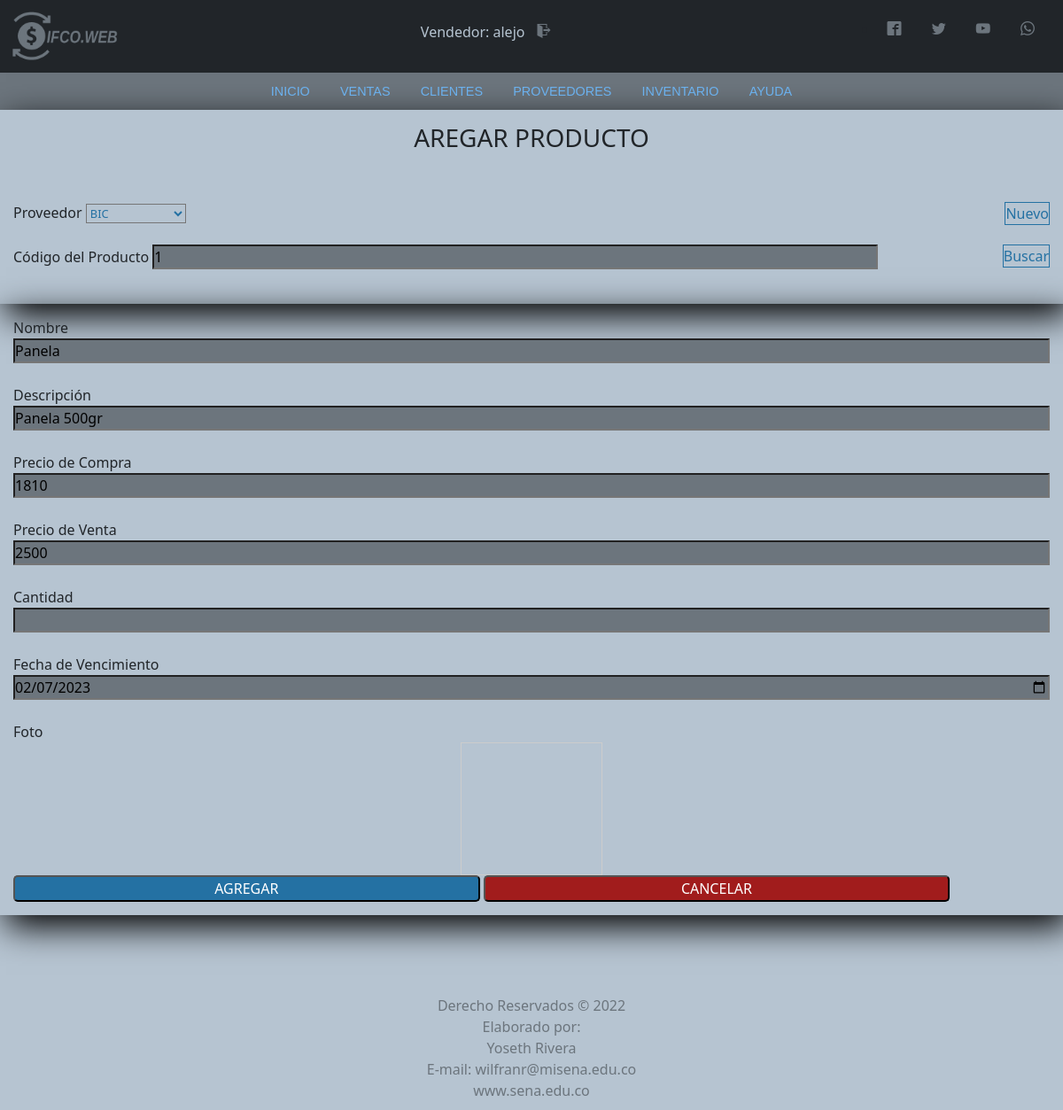
Page /Vista/html/new_product.php?consultar_producto=1 (signed in) on the earlier database version.
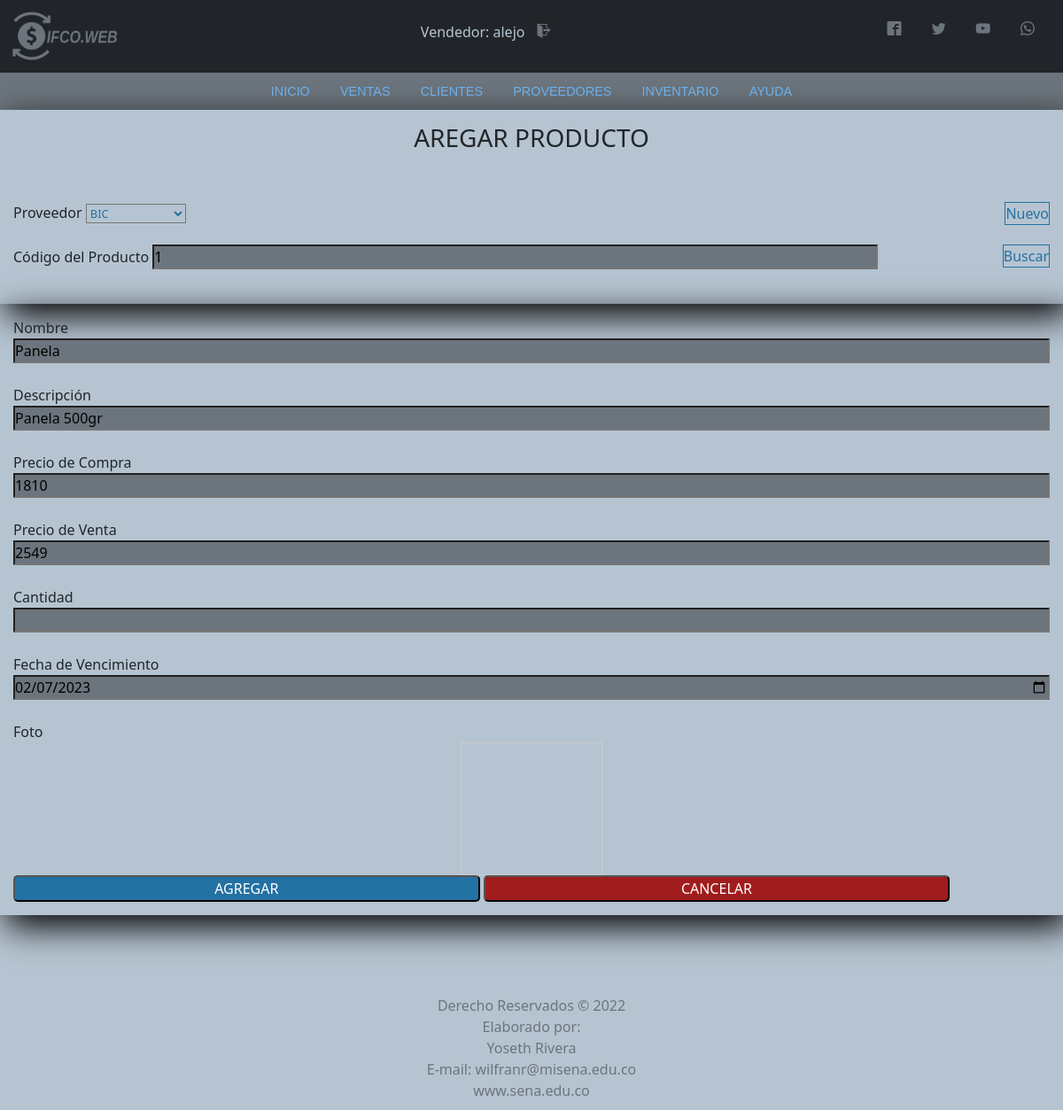
Same page on the later database version.
### tables this page shows
CREATE TABLE `producto` (
  `codproducto` int(11) NOT NULL,
  `nombre` varchar(50) DEFAULT NULL,
  `descripcion` varchar(100) DEFAULT NULL,
  `proveedor` int(11) DEFAULT NULL,
  `costo` decimal(11,0) DEFAULT NULL,
  `precio` decimal(11,0) DEFAULT NULL,
  `cantidad` int(11) DEFAULT NULL,
  `date_add` datetime NOT NULL DEFAULT current_timestamp(),
  `fechaVencimiento` date NOT NULL,
  `usuario_id` int(11) NOT NULL,
  `estatus` int(11) NOT NULL DEFAULT 1,
  `foto` text DEFAULT NULL
);

### Vista/html/new_product.php (the view, shortened to what this page needs)
<?php
include '../../includes/header.php';
include '../../includes/nav.php';
include '../../includes/script.php';
if ($_SESSION['rol'] == 'Administrador' || $_SESSION['rol'] == 'Vendedor') {
?>
    <!DOCTYPE html>
    <html lang="es">
    <head>
    </head>
    <body>
        <form class="form-venta" enctype="multipart/form-data" method="post">
            <div class="form-title">
                <h3>AREGAR PRODUCTO</h3><br><br>
            </div>
            <label for="proveedor">Proveedor</label>
            <?php
            $query_proveedor = mysqli_query($conexion, "SELECT codproveedor, proveedor FROM proveedor ORDER BY proveedor");
            $result_proveedor = mysqli_num_rows($query_proveedor);
            ?>
            <select name="proveedor" name="proveedor" id="proveedor" class="tipo-option">
                <?php
                if ($result_proveedor > 0) {
                    while ($proveedor = mysqli_fetch_array($query_proveedor)) {
                ?>
                        <option value="<?php echo $proveedor['codproveedor']; ?>"><?php echo $proveedor['proveedor']; ?></option>
                <?php
                    }
                } ?>
            </select>
            <a href="new_proveedor.php"> <input class="btn-form" type="button" value="Nuevo"> </a> <br><br>
            <label for="cod_art">Código del Producto</label>
            <input class="control3" value="<?php echo ($_GET['consultar_producto']); ?>" name="consultar_producto" type="number">
            <input type="submit" value="Buscar" class="btn-form"> <br><br>
        </form>
        <?php
        if (!empty($_GET['consultar_producto'])) {
            $consultar_producto = ($_GET['consultar_producto']);
            $query = "SELECT * FROM producto WHERE codproducto = '" . $consultar_producto . "'";
            $result_producto = $conexion->query($query) or die("Error al consultar: " . mysqli_error($conexion));
            $rows = mysqli_num_rows($result_producto);
            if ($rows > 0) {
                $sentence = "SELECT * FROM producto WHERE codproducto = '" . $consultar_producto . "'";
                $result = $conexion->query($sentence) or die("Error al consultar: " . mysqli_error($conexion));
                while ($rows = $result->fetch_array()) { ?>
                    <form class="form-venta" enctype="multipart/form-data" method="POST" action="../../Controlador/update_product.php">
                        <label for="nombre">Nombre</label>
                        <input class="control2" name="nombre" type="text" value="<?php echo $rows['nombre']; ?>"><br>
                        <label for="descripccion">Descripción</label>
                        <input class="control2" name="descripcion" type="text" value="<?php echo $rows['descripcion']; ?>"><br>
                        <label for="precio_compra">Precio de Compra</label>
                        <input class="control2" name="costo" type="text" value="<?php echo $rows['costo']; ?>"><br>
                        <label for="precio-venta">Precio de Venta</label>
                        <input class="control2" name="precio" type="text" value="<?php echo $rows['precio']; ?>"><br>
                        <label for="cantidad">Cantidad</label>
                        <input class="control2" name="cantidad" type="number"><br>
                        <label for="fechaVence">Fecha de Vencimiento</label>
                        <input class="control2" name="fechavence" type="date" value="<?php echo $rows['fechaVencimiento']; ?>"><br>
                        <div class="photo">
                            <label id="foto" for="foto">Foto</label>
                            <div class="prevPhoto">
                                <label for="foto"></label>
                            </div>
                        </div>
                        <input class="boton-agregar" type="submit" value="AGREGAR">
                        <input class="boton-cancelar" type="button" value="CANCELAR">
                    </form>
                <?php
                }
            }
        }
            ?>
    </body>
<?php include '../../includes/footer.php';
} else {
    echo '<script>';
    echo 'alert("Usuario no tiene acceso");';
    echo 'window.location.href= "../../Controlador/exit.php";';
    echo '</script>';
} ?>
    </html>

Differences in the rows shown:
changed producto "Panela": precio "2500" → "2549"
